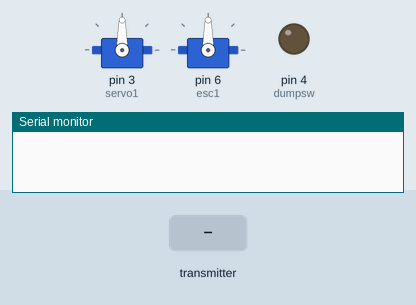
This sketch was run on a simulated Arduino Uno, built with avr-gcc and run on an emulated ATmega328P. Parts: 2 × servo, output pins drawn as LEDs (lit = HIGH), the last lines printed to the serial monitor. Inputs (shaded band) come from the test bench. No radio packets arrive unless stated.

Above: at 1.5 s.
1.6 s: the transmitter starts sending received_data.0 = 0
At 2.6 s:
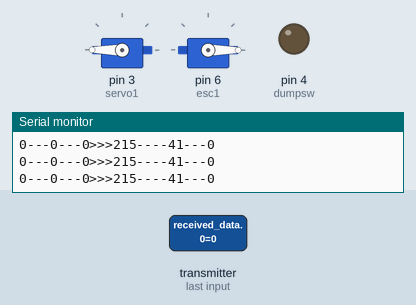
3.1 s: the transmitter starts sending received_data.1 = 64
At 3.9 s:
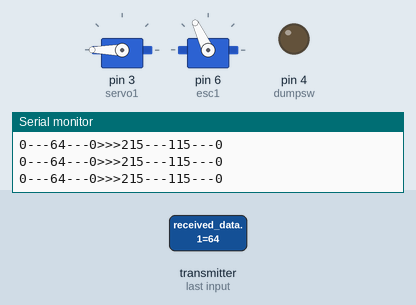
4.7 s: the transmitter starts sending received_data.0 = 64
At 5.2 s:
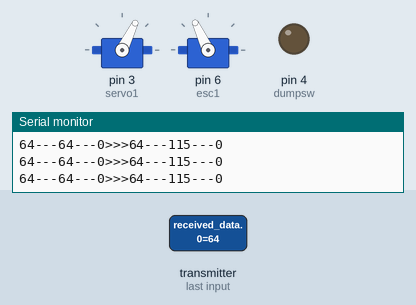
6.3 s: the transmitter starts sending received_data.1 = 0
At 7.6 s:
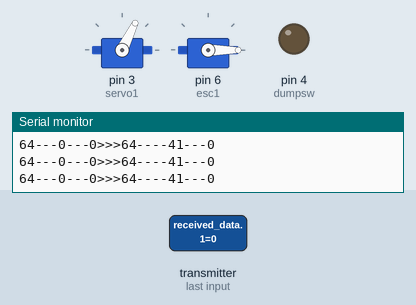
7.9 s: the transmitter starts sending received_data.0 = 128
At 8.7 s:
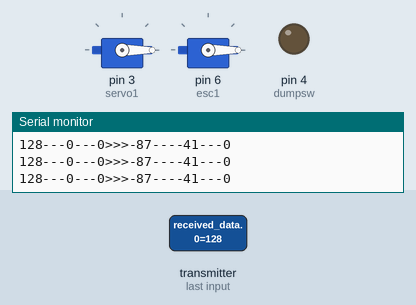
9.4 s: the transmitter starts sending received_data.1 = 128
At 9.9 s:
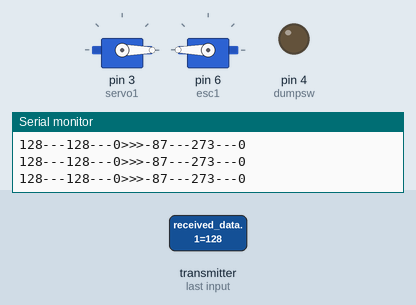
Timing chart, 0 to 12.0 s (numbered marks = the images above; inputs shaded):
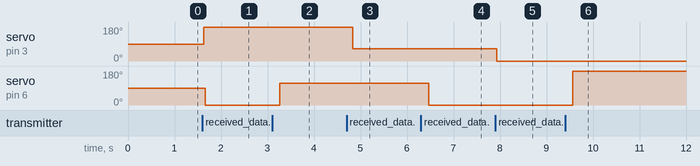

The sketch:

Rx_Board_V7-public.ino
```cpp
// (licence header left out)
#include <Servo.h>
#include <SPI.h>
#include "nRF24L01.h"
#include "RF24.h"

RF24 radio(9,10);

const uint64_t pipes[2] = { 0xF0F0F0F0E1LL, 0xF0F0F0F0D2LL };//2 pipes communication
uint8_t received_data[3];
uint8_t num_received_data =sizeof(received_data);

const int servo1 = 3;//  servo
const int esc1 = 6 ;// esc
const int dumpsw  = 4;//dumper swich pin 4

Servo myservo;  // create servo object to control a servo
Servo myesc;  // create servo object to control a servo
int servoval;  // variable to read the value from the analog pin
int escval;
int dumpswval=0;

void setup(void)
{
  Serial.begin(115200);
  delay(300); //wait until the esc starts in case of Arduino got power first
  myservo.attach(servo1);  // attaches the servo on pin 3 to the servo object
  myesc.attach(esc1);  // attaches the ESC on pin 6 to the ese object
  myservo.write(90);
  pinMode (dumpsw, OUTPUT);

  radio.begin();
  radio.setRetries(15,15);
  radio.openReadingPipe(1,pipes[1]);
  radio.startListening();
  radio.printDetails();
  radio.openWritingPipe(pipes[1]);
  radio.openReadingPipe(1,pipes[0]);
  radio.startListening();


}//void setup

void loop(void)
{

  ///////////////////////////////Radio reading///////////////////////////////////////////////////////
  if ( radio.available() )
  {
    bool done = false;
    while (!done)
    {
    done = radio.read(&received_data, num_received_data  );
    delay(30);
    }// while (!done)

    Serial.print(received_data[0]);
    Serial.print ("---");
    Serial.print(received_data[1]);
    Serial.print ("---");
    Serial.print(received_data[2]);

    radio.stopListening();

    radio.startListening();

 /****************************************steering servo*********************************************************************/
    servoval = received_data[0];
    servoval = servoval*10;//scale back
    servoval = map(servoval, 150 , 910, 180, 0);//steering servo

    if (servoval >= 88 && servoval <= 97 )//stabilize steering servo
    {
      servoval = 94; //neutral straight position can be adjusted in each car
      myservo.write(servoval);
      delay(30);
    }

    myservo.write(servoval); // sets the servo position according to the scaled value
    delay(30);

/******************************************esc servo***************************************************************/
     escval = received_data[1];
     escval = escval*10 ; //scale back
     escval = map(escval, 170 , 900 ,0, 180); //esc triggger

   if (escval >= 89 && escval <= 98 ) //stabilize ESC neutral position
{
     escval = 92; //each esc have different values
     myesc.write(escval);
     delay(30);
}
     myesc.write(escval);
     delay(30);

    Serial.print (">>>");
    Serial.print(servoval);
    Serial.print ("---");
    Serial.print(escval);
    Serial.print ("---");
    Serial.println(dumpswval);
 /***********************************************Dump switch****************************************************************************/
    dumpswval = received_data[2];
    if ( dumpswval == 1 ){ // >HIGH dump on
      digitalWrite(dumpsw,HIGH);
      delay(15);
    }
    else  {
      digitalWrite(dumpsw,LOW);
      delay(15);
    }
  }// if ( radio.available() )
}//void loop(void)
```

Measured:
- after the input at 1.6 s, servo on pin 3 (servo1): 90° → 180° at once; servo on pin 6 (esc1): 90° → 0° after 0.06 s
- after the input at 3.1 s, servo on pin 6 (esc1): 0° → 115° after 0.16 s
- after the input at 4.7 s, servo on pin 3 (servo1): 180° → 64° after 0.13 s
- after the input at 6.3 s, servo on pin 6 (esc1): 115° → 0° after 0.17 s
- after the input at 7.9 s, servo on pin 3 (servo1): 64° → 0° at once
- after the input at 9.4 s, servo on pin 6 (esc1): 0° → 180° after 0.16 s
